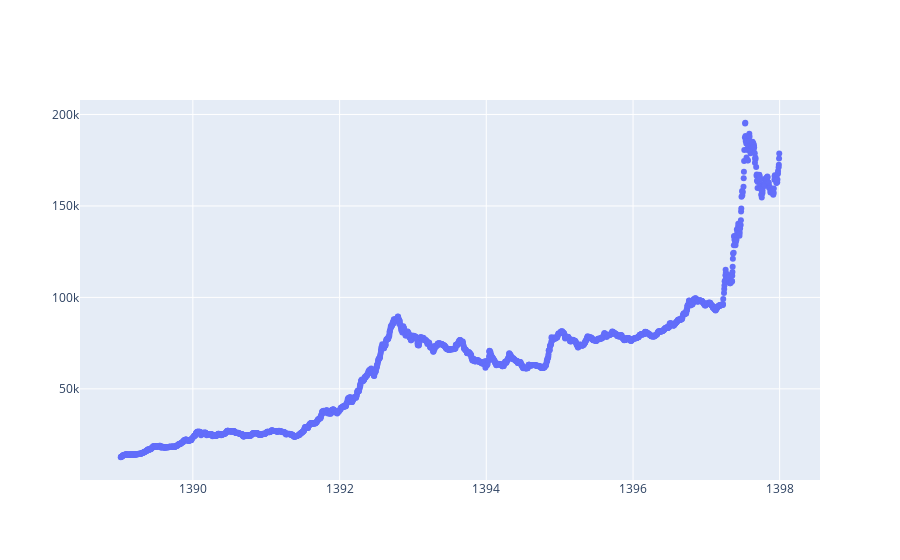

Notebook code cell kept with this figure:
### Code cell
data = go.Scatter(x=Overall_Index.index, y=Overall_Index.Overall_Index,mode='markers')
layout = go.Layout(calendar='jalali')
fig = go.Figure(data=data, layout=layout)
#plotly.offline.iplot(fig)
display(fig)

### Figure 1 — Plotly figure (JSON) as saved in the notebook; plotly's stock layout.template omitted (floating-point values rounded to 4 significant figures; data arrays with more than 128 entries replaced by an {"elided": "..."} marker saying what was removed)
{"data": [{"mode": "markers", "type": "scatter", "x": {"elided": "2178 str values"}, "y": {"elided": "2178 float values"}}], "layout": {"calendar": "jalali"}}
